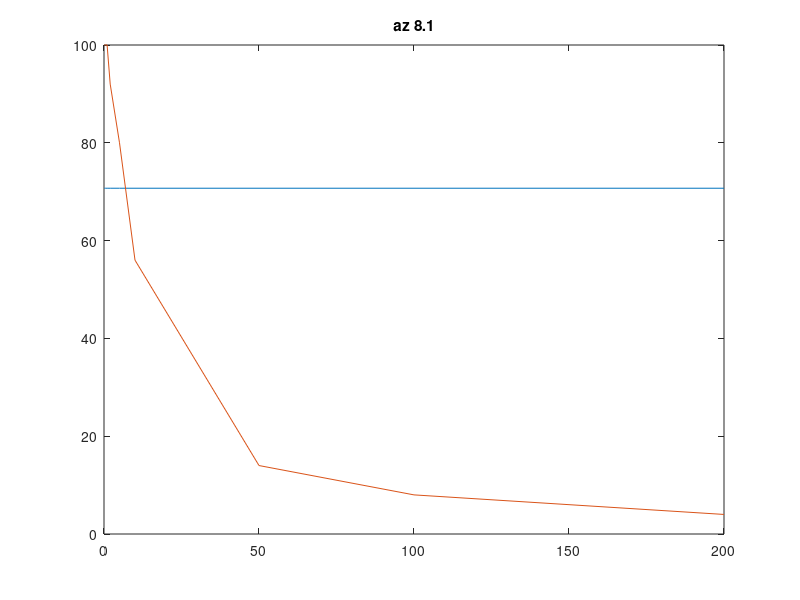
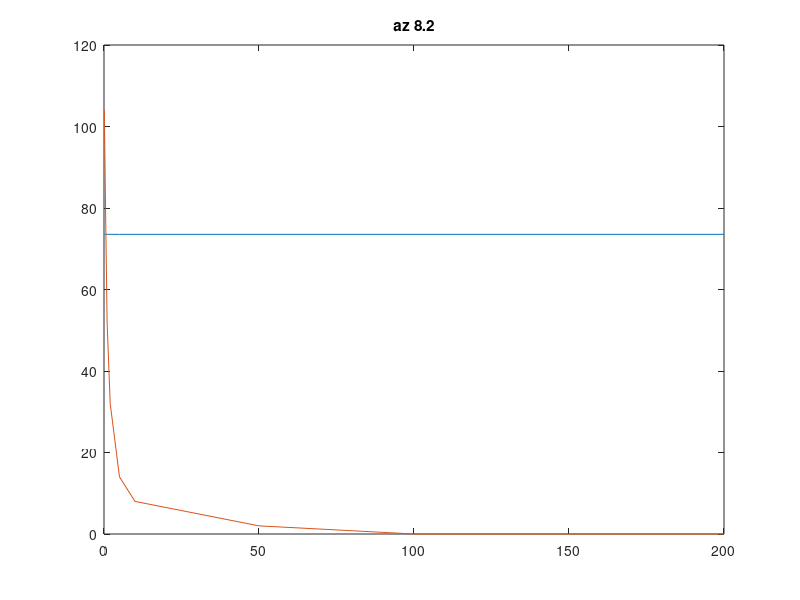
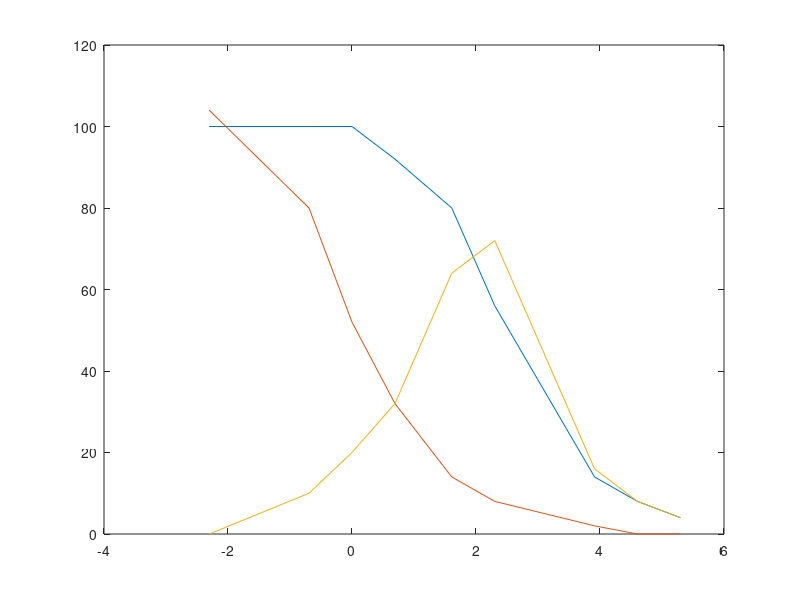

Source code (MATLAB) for these figures, in order:
close all;
f=[0.1 0.5 1 2 5 10 50 100 200];
f_unit=1000; % 1 khz



vinpp=0.1; %100mv

vout1=[5 5 5 4.6 4 2.8 0.7 0.4 0.2]*2;%2 volt div
vout2=[5.2 4 2.6 1.6 0.7 0.4 0.1 0 0]*2;
vout3=[0 0.5 1 1.6 3.2 3.6 0.8 0.4 0.2]*2;

av1=vout1/vinpp;
av2=vout2/vinpp;
av3=vout3/vinpp;


line_av1=ones(1,length(f))*max(av1)/sqrt(2);
line_av2=ones(1,length(f))*max(av2)/sqrt(2);
line_av3=ones(1,length(f))*max(av3)/sqrt(2);


plot(f,line_av1,f,av1);
title('az 8.1');
figure;

plot(f,line_av2,f,av2);
title('az 8.2');
figure;

plot(f,line_av3,f,av3);
title('az 8.3');

flog=log(f);
plot(flog,av1,flog,av2,flog,av3);
figure;
